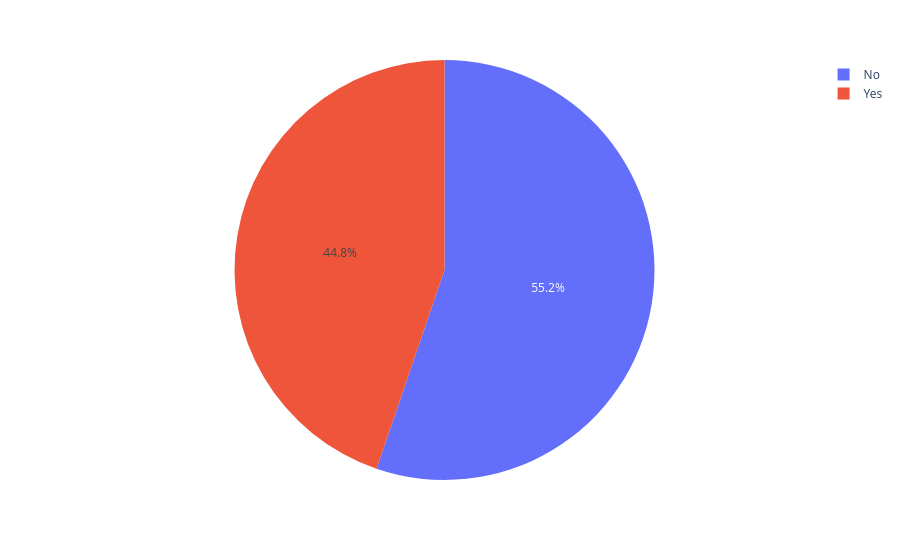

Write notebook code for a chart like this one.
### Code cell
pie3 = dataset["Discount"].value_counts()
discount = pie3.index
orders = pie3.values
fig = px.pie(values = orders, names = discount)
fig.show()

### Figure 1 — Plotly figure (JSON) as saved in the notebook; plotly's stock layout.template omitted (floating-point values rounded to 4 significant figures)
{"data": [{"domain": {"x": [0, 1], "y": [0, 1]}, "hovertemplate": "label=%{label}<br>value=%{value}<extra></extra>", "labels": ["No", "Yes"], "legendgroup": "", "name": "", "showlegend": true, "type": "pie", "values": [104051, 84289]}], "layout": {"legend": {"tracegroupgap": 0}, "margin": {"t": 60}}}
